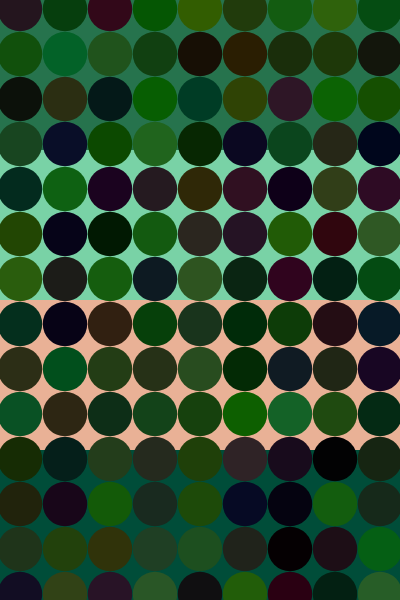
Frame 1 (no input)
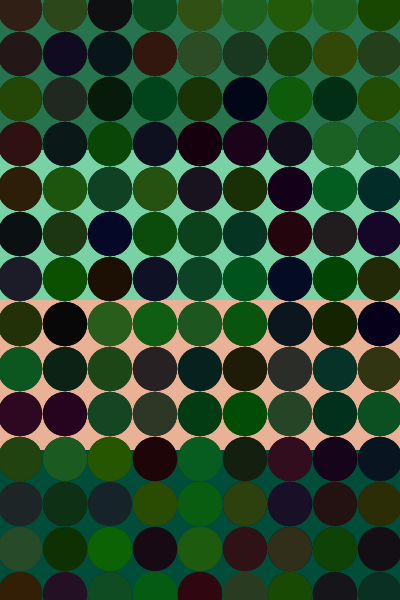
Frame 2 (the mouse pressed at the canvas centre, redrawn once)

The p5.js sketch that drew these frames (run headless with seeded random() and noise() and a simulated clock; the mouse was pressed at the canvas centre and the sketch redrawn once):

// p5.js sketch
// ── sketch.js
var leftMargin = 10;
var topMargin = 10;

function setup() {
  createCanvas(400, 600);
  noStroke();
  fill(38, 115, 77);
  rect(0,0,width, height/4);
  fill(121, 210, 166);
  rect(0,height/4,width, height/4);
  fill(233, 177, 150);
  rect(0,height/2,width, height/4);
  fill(0, 77, 57);
  rect(0,3*height/4,width, height/4);
  
}

function draw() {
  //background(220);
  noStroke();
  
  //we can set a translation before our for loop
  //to add margin to our drawing
  translate(leftMargin,topMargin);
  noLoop();
  for(var i=10; i < 400; i+=45){
    for(var j=-1; j < 600; j+=45){
      push();
      translate(i, j);
      fill(random(50),random(100),random(40));
      ellipse(0,0,width/9,width/9);
      pop();
    }
  }
}
